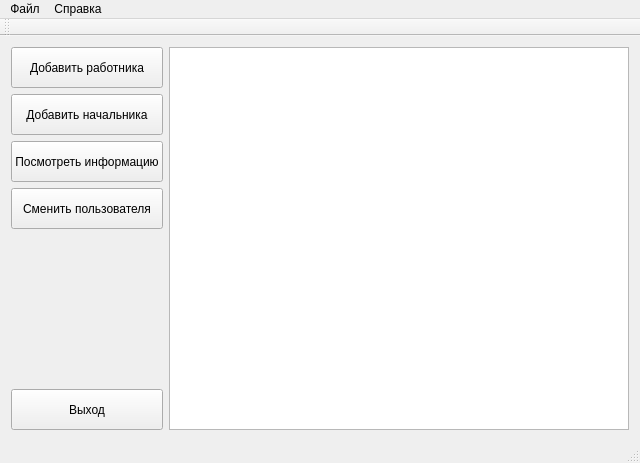
<?xml version="1.0" encoding="UTF-8"?>
<ui version="4.0">
 <class>MainWindow</class>
 <widget class="QMainWindow" name="MainWindow">
  <property name="geometry">
   <rect>
    <x>0</x>
    <y>0</y>
    <width>640</width>
    <height>463</height>
   </rect>
  </property>
  <property name="windowTitle">
   <string>MainWindow</string>
  </property>
  <widget class="QWidget" name="centralWidget">
   <layout class="QGridLayout" name="gridLayout">
    <item row="0" column="0">
     <layout class="QVBoxLayout" name="verticalLayout">
      <item>
       <widget class="QPushButton" name="pushButton">
        <property name="minimumSize">
         <size>
          <width>141</width>
          <height>41</height>
         </size>
        </property>
        <property name="toolTip">
         <string>&lt;html&gt;&lt;head/&gt;&lt;body&gt;&lt;p&gt;Добавить нового сотрудника&lt;/p&gt;&lt;/body&gt;&lt;/html&gt;</string>
        </property>
        <property name="text">
         <string>Добавить работника</string>
        </property>
       </widget>
      </item>
      <item>
       <widget class="QPushButton" name="pushButton_2">
        <property name="minimumSize">
         <size>
          <width>141</width>
          <height>41</height>
         </size>
        </property>
        <property name="toolTip">
         <string>&lt;html&gt;&lt;head/&gt;&lt;body&gt;&lt;p&gt;Добавить начальника для выбранного сотрудника&lt;/p&gt;&lt;/body&gt;&lt;/html&gt;</string>
        </property>
        <property name="text">
         <string>Добавить начальника</string>
        </property>
       </widget>
      </item>
      <item>
       <widget class="QPushButton" name="pushButton_3">
        <property name="minimumSize">
         <size>
          <width>141</width>
          <height>41</height>
         </size>
        </property>
        <property name="toolTip">
         <string>&lt;html&gt;&lt;head/&gt;&lt;body&gt;&lt;p&gt;Посмотреть информацию о всех сотрудниках&lt;/p&gt;&lt;/body&gt;&lt;/html&gt;</string>
        </property>
        <property name="text">
         <string>Посмотреть информацию</string>
        </property>
       </widget>
      </item>
      <item>
       <widget class="QPushButton" name="pushButton_4">
        <property name="minimumSize">
         <size>
          <width>141</width>
          <height>41</height>
         </size>
        </property>
        <property name="toolTip">
         <string>&lt;html&gt;&lt;head/&gt;&lt;body&gt;&lt;p&gt;Сменить пользователя на другого&lt;/p&gt;&lt;/body&gt;&lt;/html&gt;</string>
        </property>
        <property name="text">
         <string>Сменить пользователя</string>
        </property>
       </widget>
      </item>
     </layout>
    </item>
    <item row="1" column="0">
     <spacer name="verticalSpacer">
      <property name="orientation">
       <enum>Qt::Vertical</enum>
      </property>
      <property name="sizeHint" stdset="0">
       <size>
        <width>20</width>
        <height>152</height>
       </size>
      </property>
     </spacer>
    </item>
    <item row="2" column="0">
     <widget class="QPushButton" name="pushButton_5">
      <property name="minimumSize">
       <size>
        <width>141</width>
        <height>41</height>
       </size>
      </property>
      <property name="text">
       <string>Выход</string>
      </property>
     </widget>
    </item>
    <item row="0" column="1" rowspan="3">
     <widget class="QTableView" name="areaTable"/>
    </item>
   </layout>
  </widget>
  <widget class="QMenuBar" name="menuBar">
   <property name="geometry">
    <rect>
     <x>0</x>
     <y>0</y>
     <width>640</width>
     <height>21</height>
    </rect>
   </property>
   <widget class="QMenu" name="menu">
    <property name="title">
     <string>Файл</string>
    </property>
    <addaction name="action_2"/>
    <addaction name="action_3"/>
   </widget>
   <widget class="QMenu" name="menu_2">
    <property name="title">
     <string>Справка</string>
    </property>
    <addaction name="action"/>
   </widget>
   <addaction name="menu"/>
   <addaction name="menu_2"/>
  </widget>
  <widget class="QToolBar" name="mainToolBar">
   <attribute name="toolBarArea">
    <enum>TopToolBarArea</enum>
   </attribute>
   <attribute name="toolBarBreak">
    <bool>false</bool>
   </attribute>
  </widget>
  <widget class="QStatusBar" name="statusBar"/>
  <action name="action">
   <property name="text">
    <string>О программе</string>
   </property>
  </action>
  <action name="action_2">
   <property name="text">
    <string>Сохранить в файл</string>
   </property>
  </action>
  <action name="action_3">
   <property name="text">
    <string>Выход</string>
   </property>
  </action>
 </widget>
 <layoutdefault spacing="6" margin="11"/>
 <resources/>
 <connections/>
</ui>
